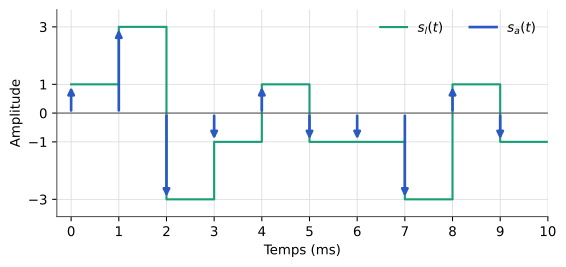

The Python source for this figure:
"""Figure F3 — Signaux s_a(t) (impulsions) et s_l(t) (mise en forme par une porte) (TS227, chapitre 2).
D'après le support [poly, p. 28], redessinée. Séquence de symboles lue sur la figure du support ;
T_s = 1 ms ; h(t) = porte de hauteur 1 sur [0, T_s[."""
import matplotlib
matplotlib.use("svg")
import matplotlib.pyplot as plt
import matplotlib.ticker as mticker
import numpy as np
from pathlib import Path

# --- Style commun des figures Bristol (recopié dans chaque script) ---
plt.rcParams.update({
    "font.family": "DejaVu Sans", "mathtext.fontset": "dejavusans", "font.size": 10,
    "axes.grid": True, "grid.color": "#DADADA", "grid.linewidth": 0.6,
    "axes.edgecolor": "#555555", "axes.linewidth": 0.8,
    "axes.spines.top": False, "axes.spines.right": False,
    "lines.linewidth": 1.8, "legend.frameon": False,
    "svg.hashsalt": "bristol",  # rendu SVG reproductible
})
BLEU, VERT, MAGENTA, ORANGE = "#2B59C3", "#1B9E77", "#A23B72", "#E08A1E"
GRIS = "#7E889B"   # éléments ajoutés par rapport à la source (conventions.md § 9)
ENCRE = "#222222"

def virgule(ax, axes="xy"):
    """Virgule décimale et vrai signe moins sur les graduations."""
    f = mticker.FuncFormatter(lambda x, _: f"{x:g}".replace(".", ",").replace("-", "−"))
    if "x" in axes: ax.xaxis.set_major_formatter(f)
    if "y" in axes: ax.yaxis.set_major_formatter(f)

def sauver(fig):
    fig.savefig(Path(__file__).with_suffix(".svg"), bbox_inches="tight", metadata={"Date": None})
# --- Fin du style commun ---

a = [1, 3, -3, -1, 1, -1, -1, -3, 1, -1]
Ts = 1.0  # ms
fig, ax = plt.subplots(figsize=(6.6, 2.8))
# s_l(t) : paliers de hauteur a_m sur [m Ts, (m+1) Ts[
t = np.repeat(np.arange(len(a) + 1) * Ts, 2)[1:-1]
y = np.repeat(a, 2)
ax.plot(t, y, color=VERT, lw=1.6, label="$s_l(t)$", zorder=2)
# s_a(t) : impulsions de Dirac de poids a_m (flèches)
for m, am in enumerate(a):
    ax.annotate("", xy=(m * Ts, am), xytext=(m * Ts, 0),
                arrowprops=dict(arrowstyle="-|>", color=BLEU, lw=2, mutation_scale=10), zorder=3)
ax.plot([], [], color=BLEU, lw=2, label="$s_a(t)$")
ax.axhline(0, color="#555555", lw=0.8)
ax.set_xlim(-0.3, 10); ax.set_ylim(-3.6, 3.6)
ax.set_xticks(range(0, 11)); ax.set_yticks([-3, -1, 0, 1, 3]); virgule(ax)
ax.set_xlabel("Temps (ms)"); ax.set_ylabel("Amplitude")
ax.legend(loc="upper right", ncol=2)
sauver(fig)
